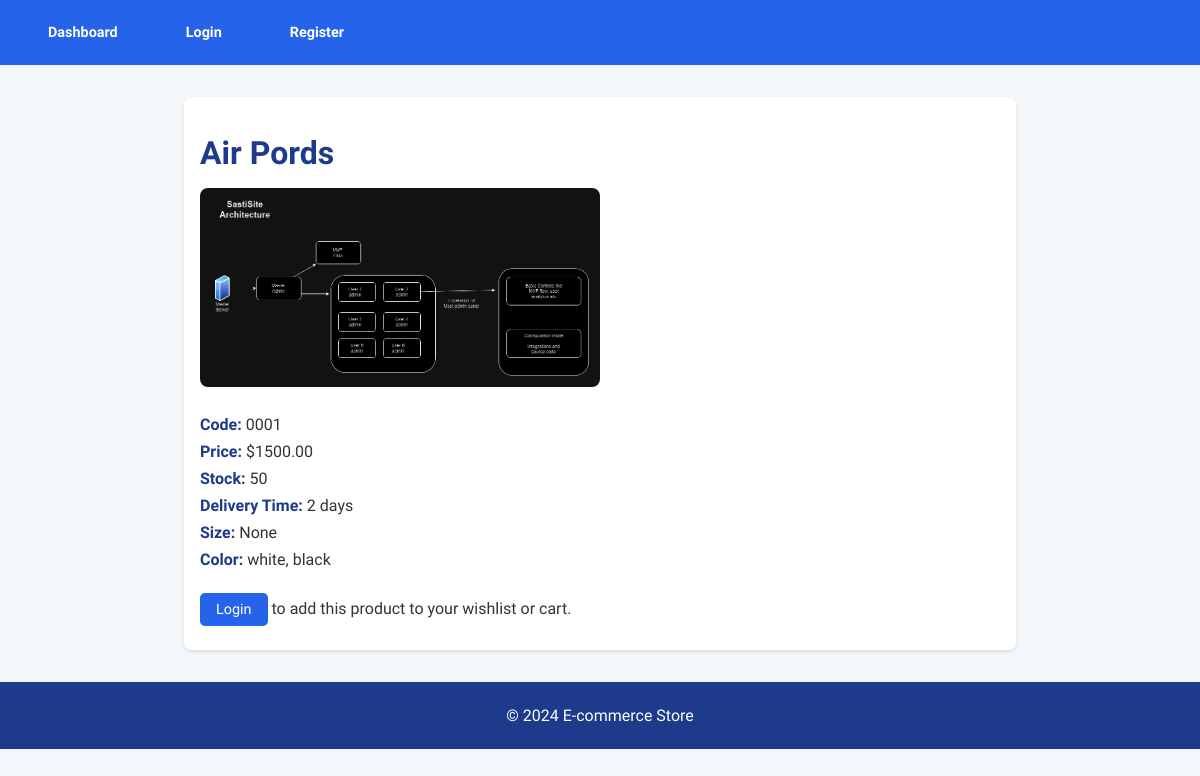
Screenshot of /product/2/ with the database file from the repository.
### store/models.py (models this page shows, shortened)
class Product(models.Model):
    category = models.ForeignKey(Category, on_delete=models.CASCADE)
    name = models.CharField(max_length=200)
    code = models.CharField(max_length=50)
    price = models.DecimalField(max_digits=10, decimal_places=2)
    stock = models.IntegerField()
    delivery_time = models.CharField(max_length=100)
    size = models.CharField(max_length=50, null=True, blank=True)
    color = models.CharField(max_length=50, null=True, blank=True)
    image = models.ImageField(upload_to="product_images/")

### store/views.py (the view)
# urls.py: path("product/<int:pk>/", views.product_detail, name="product_detail"),
def product_detail(request, pk):
    product = Product.objects.get(pk=pk)
    context = {"product": product}
    return render(request, "store/product_detail.html", context)

### store/templates/store/product_detail.html (shortened to what this page needs)
<!DOCTYPE html>
<html lang="en">
<head>
</head>
<body>
    <header>
        <div class="navbar">
            <a href="/dashboard/">Dashboard</a>
            {% if not user.is_authenticated %}
                <a href="/login/">Login</a>
                <a href="/register/">Register</a>
            {% else %}
                <form action="/logout/" method="POST" style="display: inline;">
                    {% csrf_token %}
                    <button type="submit" style="background: none; border: none; color: white; cursor: pointer; font-weight: 600;">Logout</button>
                </form>
            {% endif %}
        </div>
    </header>
    <main>
        <h1>{{ product.name }}</h1>
        <img src="{{ product.image.url }}" alt="{{ product.name }}">
        <p><strong>Code:</strong> {{ product.code }}</p>
        <p><strong>Price:</strong> ${{ product.price }}</p>
        <p><strong>Stock:</strong> {{ product.stock }}</p>
        <p><strong>Delivery Time:</strong> {{ product.delivery_time }}</p>
        <p><strong>Size:</strong> {{ product.size }}</p>
        <p><strong>Color:</strong> {{ product.color }}</p>
        {% if user.is_authenticated %}
            <a href="/wishlist/add/{{ product.id }}/">Add to Wishlist</a>
            <a href="/cart/add/{{ product.id }}/">Add to Cart</a>
        {% else %}
            <p><a href="/login/">Login</a> to add this product to your wishlist or cart.</p>
        {% endif %}
    </main>
    <footer>
        <p>&copy; 2024 E-commerce Store</p>
    </footer>
</body>
</html>

### store/templates/store/product_detail.html (style rules this page uses)
body { font-family: 'Nunito Sans', sans-serif; margin: 0; padding: 0; background-color: #f4f7fa; color: #333; }
header { background-color: #2563eb; color: white; padding: 1rem; }
.navbar a { color: white; text-decoration: none; margin: 0 1rem; font-weight: 600; }
main { max-width: 800px; margin: 2rem auto; padding: 1rem; background-color: white; border-radius: 8px; box-shadow: 0 2px 4px rgba(0, 0, 0, 0.1); }
h1 { color: #1e3a8a; font-size: 2rem; margin-bottom: 1rem; }
img { width: 100%; max-width: 400px; height: auto; border-radius: 8px; margin-bottom: 1rem; }
p { font-size: 1rem; margin: 0.5rem 0; }
strong { color: #1e3a8a; }
a { display: inline-block; margin-top: 1rem; padding: 0.5rem 1rem; background-color: #2563eb; color: white; text-decoration: none; border-radius: 5px; font-size: 0.9rem; }
footer { background-color: #1e3a8a; color: white; text-align: center; padding: 1rem; margin-top: 2rem; }

### rows the page displays
Product: name "Air Pords", image (picture), code "0001", price "1500.00", stock "50", delivery_time "2 days", size "None", color "white, black"
